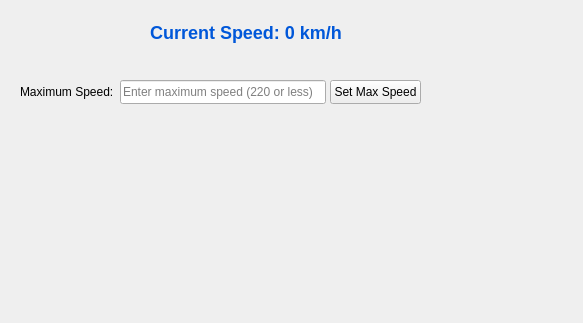
<?xml version="1.0" encoding="UTF-8"?>
<ui version="4.0">
 <class>SpeedTop</class>
 <widget class="QWidget" name="SpeedTop">
  <property name="geometry">
   <rect>
    <x>0</x>
    <y>0</y>
    <width>583</width>
    <height>323</height>
   </rect>
  </property>
  <property name="windowTitle">
   <string>Speed</string>
  </property>
  <widget class="QLabel" name="speedDisplay">
   <property name="geometry">
    <rect>
     <x>150</x>
     <y>20</y>
     <width>192</width>
     <height>24</height>
    </rect>
   </property>
   <property name="styleSheet">
    <string>
                            font-size: 18px;
                            font-weight: bold;
                            color: #0057D9;
                        </string>
   </property>
   <property name="text">
    <string>Current Speed: 0 km/h</string>
   </property>
   <property name="alignment">
    <set>Qt::AlignmentFlag::AlignCenter</set>
   </property>
  </widget>
  <widget class="QWidget" name="maxSpeedWidget" native="true">
   <property name="geometry">
    <rect>
     <x>9</x>
     <y>165</y>
     <width>317</width>
     <height>42</height>
    </rect>
   </property>
   <layout class="QHBoxLayout" name="maxSpeedLayout"/>
  </widget>
  <widget class="QLabel" name="maxSpeedLabel">
   <property name="geometry">
    <rect>
     <x>20</x>
     <y>80</y>
     <width>92</width>
     <height>24</height>
    </rect>
   </property>
   <property name="text">
    <string>Maximum Speed:</string>
   </property>
  </widget>
  <widget class="QLineEdit" name="maxSpeedInput">
   <property name="geometry">
    <rect>
     <x>120</x>
     <y>80</y>
     <width>206</width>
     <height>24</height>
    </rect>
   </property>
   <property name="toolTip">
    <string>Enter a speed limit (must be 220 or less).</string>
   </property>
   <property name="placeholderText">
    <string>Enter maximum speed (220 or less)</string>
   </property>
  </widget>
  <widget class="QPushButton" name="setMaxSpeedButton">
   <property name="geometry">
    <rect>
     <x>330</x>
     <y>80</y>
     <width>91</width>
     <height>24</height>
    </rect>
   </property>
   <property name="text">
    <string>Set Max Speed</string>
   </property>
  </widget>
 </widget>
 <resources>
  <include location="icons.qrc"/>
 </resources>
 <connections/>
</ui>
